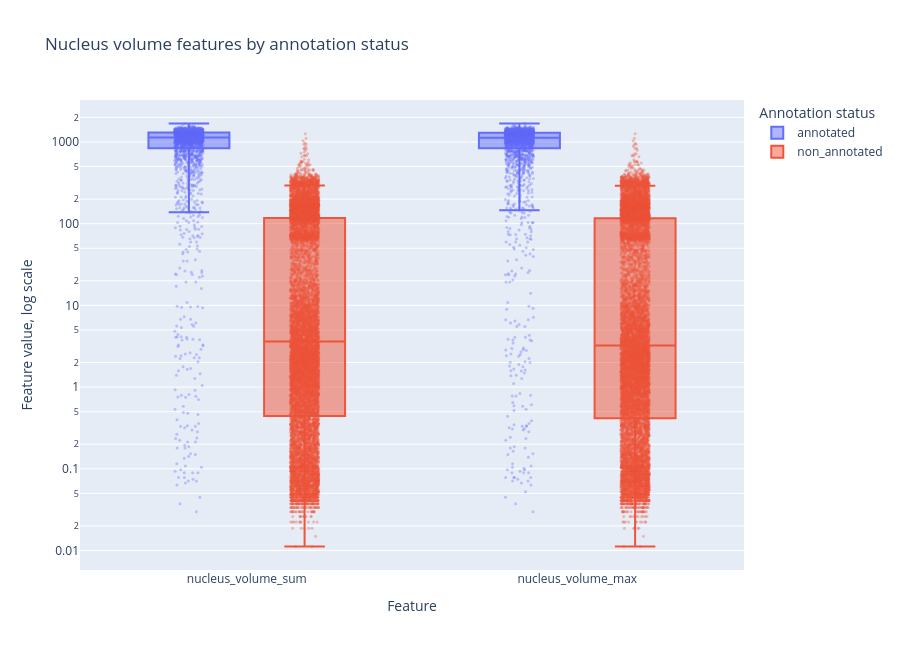

The cell this chart's notebook holds for it:
### Markdown cell above
## Stage D: Volume Distributions and Manual Neuroglancer Samples

The volume-related summaries looked useful enough to explore interactively, so I tried a Plotly box/point visualization for `nucleus_volume_sum` and `nucleus_volume_max`. The root-ID samples and ranked lists support manual Neuroglancer inspection; `non_annotated` means the screened root is not present in the CA3 annotation CSV, with no biological identity inferred from that category.

### Code cell
volume_plot_features = ['nucleus_volume_sum', 'nucleus_volume_max']
volume_plot_df = feature_source_df[['pt_root_id', 'population_label'] + volume_plot_features].copy()
volume_plot_df['annotation_status'] = volume_plot_df['population_label'].map({
    'annotated_neuron': 'annotated',
    'unlabeled': 'non_annotated',
})

volume_plot_long_df = volume_plot_df.melt(
    id_vars=['pt_root_id', 'population_label', 'annotation_status'],
    value_vars=volume_plot_features,
    var_name='feature',
    value_name='value',
)

try:
    import plotly.express as px

    fig = px.box(
        volume_plot_long_df,
        x='feature',
        y='value',
        color='annotation_status',
        points='all',
        log_y=True,
        hover_data={
            'pt_root_id': True,
            'population_label': True,
            'annotation_status': True,
            'feature': True,
            'value': ':.4f',
        },
        category_orders={
            'annotation_status': ['annotated', 'non_annotated'],
            'feature': volume_plot_features,
        },
        title='Nucleus volume features by annotation status',
        labels={
            'feature': 'Feature',
            'value': 'Feature value, log scale',
            'annotation_status': 'Annotation status',
        },
    )
    fig.update_traces(jitter=0.35, pointpos=0, marker={'size': 3, 'opacity': 0.35})
    fig.update_layout(boxmode='group', height=650)
    fig.show()
except ImportError:
    import seaborn as sns
    import matplotlib.pyplot as plt

    g = sns.catplot(
        data=volume_plot_long_df,
        x='feature',
        y='value',
        hue='annotation_status',
        kind='box',
        showfliers=False,
        height=5,
        aspect=1.8,
    )
    sns.stripplot(
        data=volume_plot_long_df,
        x='feature',
        y='value',
        hue='annotation_status',
        dodge=True,
        alpha=0.25,
        size=2,
        ax=g.ax,
        legend=False,
    )
    g.ax.set_yscale('log')
    g.ax.set_title('Nucleus volume features by annotation status')
    g.ax.set_xlabel('Feature')
    g.ax.set_ylabel('Feature value, log scale')
    plt.show()

### Figure 1 — Plotly figure (JSON) as saved in the notebook; plotly's stock layout.template omitted (floating-point values rounded to 4 significant figures; data arrays with more than 128 entries replaced by an {"elided": "..."} marker saying what was removed)
{"data": [{"alignmentgroup": "True", "boxpoints": "all", "customdata": {"elided": "4122x3 mixed values"}, "hovertemplate": "Annotation status=%{customdata[2]}<br>Feature=%{x}<br>Feature value, log scale=%{y:.4f}<br>pt_root_id=%{customdata[0]}<br>population_label=%{customdata[1]}<extra></extra>", "jitter": 0.35, "legendgroup": "annotated", "marker": {"color": "#636efa", "opacity": 0.35, "size": 3}, "name": "annotated", "notched": false, "offsetgroup": "annotated", "orientation": "v", "pointpos": 0, "showlegend": true, "type": "box", "x": {"elided": "4122 str values"}, "x0": " ", "xaxis": "x", "y": {"elided": "4122 float values"}, "y0": " ", "yaxis": "y"}, {"alignmentgroup": "True", "boxpoints": "all", "customdata": {"elided": "23598x3 mixed values"}, "hovertemplate": "Annotation status=%{customdata[2]}<br>Feature=%{x}<br>Feature value, log scale=%{y:.4f}<br>pt_root_id=%{customdata[0]}<br>population_label=%{customdata[1]}<extra></extra>", "jitter": 0.35, "legendgroup": "non_annotated", "marker": {"color": "#EF553B", "opacity": 0.35, "size": 3}, "name": "non_annotated", "notched": false, "offsetgroup": "non_annotated", "orientation": "v", "pointpos": 0, "showlegend": true, "type": "box", "x": {"elided": "23598 str values"}, "x0": " ", "xaxis": "x", "y": {"elided": "23598 float values"}, "y0": " ", "yaxis": "y"}], "layout": {"boxmode": "group", "height": 650, "legend": {"title": {"text": "Annotation status"}, "tracegroupgap": 0}, "title": {"text": "Nucleus volume features by annotation status"}, "xaxis": {"anchor": "y", "categoryarray": ["nucleus_volume_sum", "nucleus_volume_max"], "categoryorder": "array", "domain": [0, 1], "title": {"text": "Feature"}}, "yaxis": {"anchor": "x", "domain": [0, 1], "title": {"text": "Feature value, log scale"}, "type": "log"}}}
